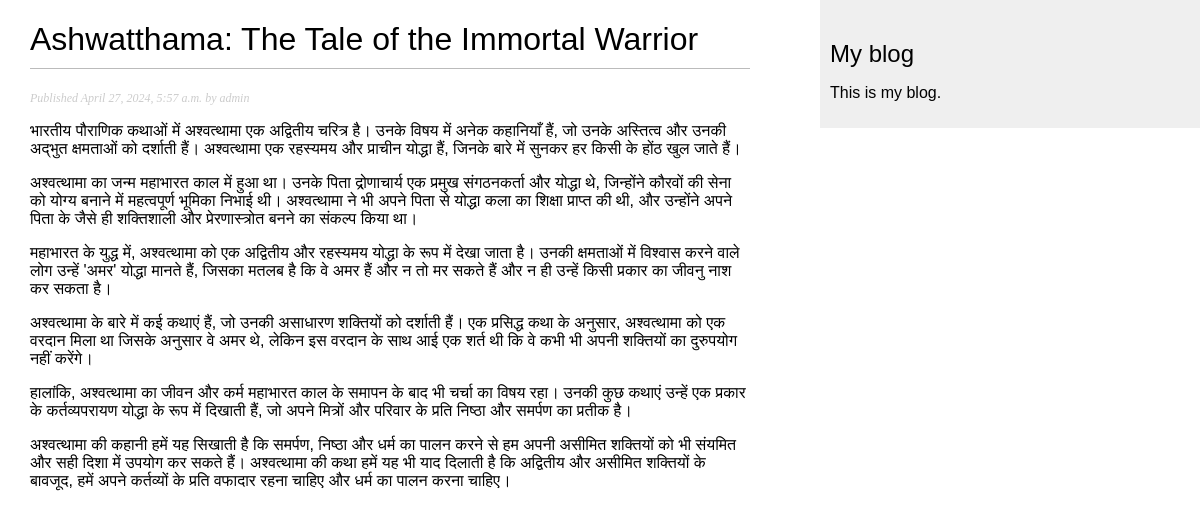
The app's page /blog/2/ with its own data.
### blog/models.py (models this page shows, shortened)
class Post(models.Model):
    class Status(models.TextChoices):
        DRAFT = 'DF', 'Draft'
        PUBLISHED = 'PU', 'Published'
    title = models.CharField(max_length=250)  # The title of the post
    slug = models.SlugField(max_length=250)  # A unique identifier for the post
    author = models.ForeignKey(User, on_delete=models.CASCADE, related_name='blog_posts')
    body = models.TextField()  # The body of the post
    publish = models.DateTimeField(default=timezone.now)  # When the post was published
    created = models.DateTimeField(auto_now_add=True)  # When this object was created (on save)
    updated = models.DateTimeField(auto_now=True)  # When this object was last updated (on save)
    status = models.CharField(max_length=2, choices=Status.choices, default=Status.DRAFT) #  The current status of the post
    objects = models.Manager()    # The default manager.
    published = PublishedManager()  # Custom Manager, Used to filter posts by status.
    class Meta:
        ordering = [ '-publish'] # Orders by most recent posts first
        indexes =  [
            models.Index(fields=['-publish']), #  Orders by most recent posts first
        ]

### blog/views.py (the view)
# urls.py: path('<int:id>/', views.post_detail, name='post_detail'),
def post_detail(request, id):
    post  = get_object_or_404(Post, id=id,  status=Post.Status.PUBLISHED)
    return render(request, 'blog/post/detail.html', {'post': post})

### blog/templates/blog/post/detail.html (shortened to what this page needs)
{% extends "blog/base.html" %}
{% block content %}
  <h1>{{ post.title }}</h1>
  <p class="date">
    Published {{ post.publish }} by {{ post.author }}
  </p>
  {{ post.body|linebreaks }}
{% endblock %}

### blog/static/css/blog.css (style rules this page uses)
body { margin:0; padding:0; font-family:helvetica, sans-serif; }
h1 { font-weight:normal; border-bottom:1px solid #bbb; padding:0 0 10px 0; }
p.date { color:#ccc; font-family: georgia, serif; font-size: 12px; font-style: italic; }

### records on screen
Post: title "Ashwatthama: The Tale of the Immortal Warrior", publish "April 27, 2024, 5:57 a.m.", author "admin", body "भारतीय पौराणिक कथाओं में अश्वत्थामा एक अद्वितीय चरित्र है। उनके विषय में अनेक कहानियाँ हैं, जो उनके अस्तित्व और उनकी अद्भुत क्षमताओं को दर्शाती हैं। अश्वत्थामा एक रहस्यमय और प्राचीन योद्धा हैं, जिनके बारे में सुनकर हर किसी के होंठ खुल जाते हैं। अश्वत्थामा का जन्म महाभारत काल में हुआ था। उनके पिता द्रोणाचार्य एक प्रमुख संगठनकर्ता और योद्धा थे, जिन्होंने कौरवों की सेना को योग्य बनाने में महत्वपूर्ण भूमिका निभाई थी। अश्वत्थामा ने भी अपने पिता से योद्धा कला का शिक्षा प्राप्त की थी, और उन्होंने अपने पिता के जैसे ही शक्तिशाली और प्रेरणास्त्रोत बनने का संकल्प किया था। महाभारत के युद्ध में, अश्वत्थामा को एक अद्वितीय और रहस्यमय योद्धा के रूप में देखा जाता है। उनकी क्षमताओं में विश्वास करने वाले लोग…"
